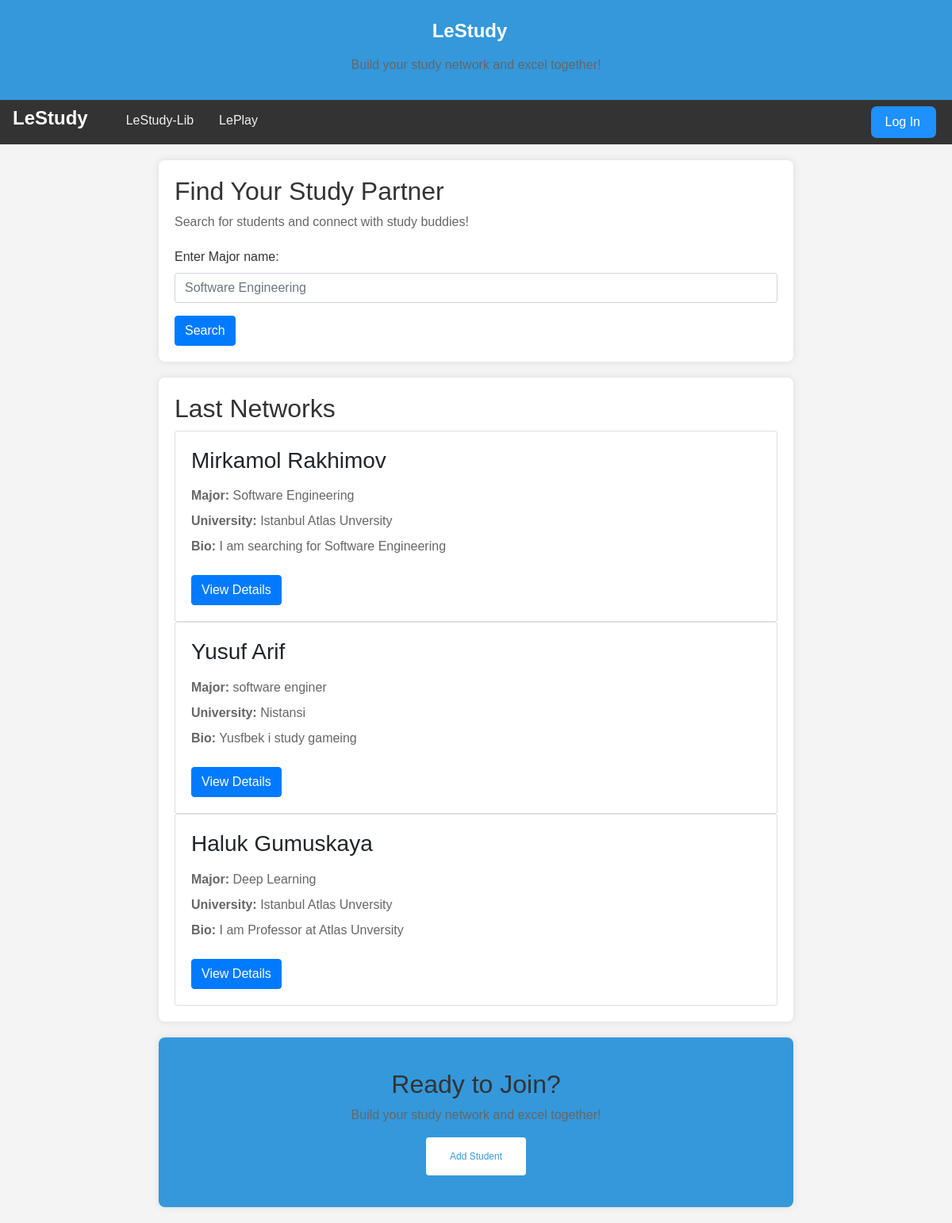
The page / on the database its author committed.
### LetsStudyApp/models.py (models this page shows, shortened)
class Student(models.Model):
    first_name = models.CharField(max_length=100)
    last_name = models.CharField(max_length=100)
    bio = models.TextField(blank=True, null=True)
    phone_number = models.CharField(max_length=20, unique=True)
    university_name = models.CharField(max_length=100)
    university_location = models.CharField(max_length=255)
    major_name = models.CharField(max_length=100)

### LetsStudyApp/views.py (the view)
# urls.py: path('', homeView.as_view(), name='home'),
class homeView(ListView):
    model = Student
    template_name = 'LetsStudyApp/home.html'
    context_object_name = 'students'
    def get_queryset(self):
        query = self.request.GET.get('item_search')
        if query:
            return Student.objects.filter(major_name__icontains=query)
        else:
            return Student.objects.all()

### LetsStudyApp/templates/LetsStudyApp/home.html (shortened to what this page needs)
<!DOCTYPE html>
<html lang="en">
<head>
    <link rel="stylesheet" href="https://stackpath.bootstrapcdn.com/bootstrap/4.3.1/css/bootstrap.min.css">
</head>
<body>
  <header>
    <h1 class="navbar-brand">LeStudy</h1>
    <p>Build your study network and excel together!</p>
  </header>
  <nav>
    <a class="navbar-brand" href="{% url 'home' %}">LeStudy</a>
    <a href="{% url 'library' %}">LeStudy-Lib</a>
    <a href="{% url 'game' %}">LePlay</a>
         {% if user.is_authenticated %}
            <a href="{% url 'logout' %}" style="float: right; background-color: red; padding-left: 10px; margin-right: 10px;" class="button">Log out</a>
             <a href="#"  style="float: right; background-color: dodgerblue; padding-right: 20px; margin-right: 20px;" class="button">Hello <b>{{user.username}}!</b> </a>
          {% else %}
              <a href="{% url 'login' %}" style="float: right; background-color: dodgerblue; padding-right: 20px; margin-right: 20px;" class="button">Log In</a>
           {% endif %}
  </nav>
<section id="search-section" class="fancy-section">
    <div class="fancy-elements">
        <h2>Find Your Study Partner</h2>
        <p>Search for students and connect with study buddies!</p>
        <form action="" method="GET" class="search-form">
            <div class="form-group">
                <label for="search">Enter Major name:</label>
                <input type="text" id="search" name="item_search" class="form-control" placeholder="Software Engineering">
            </div>
            <button type="submit" class="btn btn-primary">Search</button>
        </form>
    </div>
</section>
<section>
  <h2>Last Networks</h2>
    {% for student in students %}
        <div class="card">
            <div class="card-body">
                <h3 class="card-title mb-3">{{ student.first_name }} {{ student.last_name }}</h3>
                <p class="card-text mb-2"><strong>Major:</strong> {{ student.major_name }}</p>
                <p class="card-text mb-2"><strong>University:</strong> {{ student.university_name }}</p>
                <p class="card-text mb-4"><strong>Bio:</strong> {{ student.bio }}</p>
                <a href="{% url 'student_detail' student.id %}" class="btn btn-primary">View Details</a>
            </div>
        </div>
{% endfor %}
</section>
    <section id="add-student-section" class="fancy-section">
  <div class="fancy-elements">
    <h2>Ready to Join?</h2>
    <p>Build your study network and excel together!</p>
    <a href="{% url 'add_student' %}" class="fancy-button">Add Student</a>
  </div>
</section>
</body>
</html>

### LetsStudyApp/templates/LetsStudyApp/home.html (style rules this page uses)
body { font-family: 'Arial', sans-serif; margin: 0; padding: 0; background-color: #f4f4f4; }
header { background-color: #3498db; color: #fff; padding: 1em 0; text-align: center; }
nav { background-color: #333; overflow: hidden; }
nav a { float: left; display: block; color: #f2f2f2; text-align: center; padding: 14px 16px; text-decoration: none; }
.navbar-brand { font-size: 1.5em; font-weight: bold; color: #fff; }
section { max-width: 800px; margin: 20px auto; padding: 20px; background-color: #fff; border-radius: 8px; box-shadow: 0 0 10px rgba(0, 0, 0, 0.1); }
h2 { color: #333; }
p { color: #666; }
.button { display: inline-block; padding: 8px 18px; margin: 8px 0; background-color: #3498db; color: #fff; text-decoration: none; border-radius: 7px; transition: background-color 0.3s ease; }
form { margin-top: 20px; }
label { display: block; margin-bottom: 8px; color: #333; }
input, textarea { width: 100%; padding: 8px; margin-bottom: 16px; box-sizing: border-box; }
#add-student-section { background-color: #3498db; color: #fff; text-align: center; padding: 40px 0; }
.fancy-elements { max-width: 800px; margin: 0 auto; }
.fancy-button { display: inline-block; padding: 15px 30px; background-color: #fff; color: #3498db; text-decoration: none; font-size: 12px; border-radius: 4px; transition: background-color 0.3s ease, color 0.3s ease; }

### rows shown on the page
Student: first_name "Mirkamol", last_name "Rakhimov", major_name "Software Engineering", university_name "Istanbul Atlas Unversity", bio "I am searching for Software Engineering"
Student: first_name "Yusuf", last_name "Arif", major_name "software enginer", university_name "Nistansi", bio "Yusfbek i study gameing"
Student: first_name "Haluk", last_name "Gumuskaya", major_name "Deep Learning", university_name "Istanbul Atlas Unversity", bio "I am Professor at Atlas Unversity"
